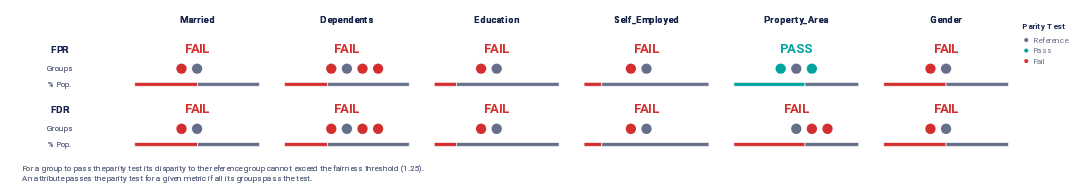

Notebook code cell kept with this figure:
### Markdown cell above
# Aequitas Visualizations

### Code cell
audit.summary_plot(metrics=metrics, fairness_threshold=disparity_tolerance)
